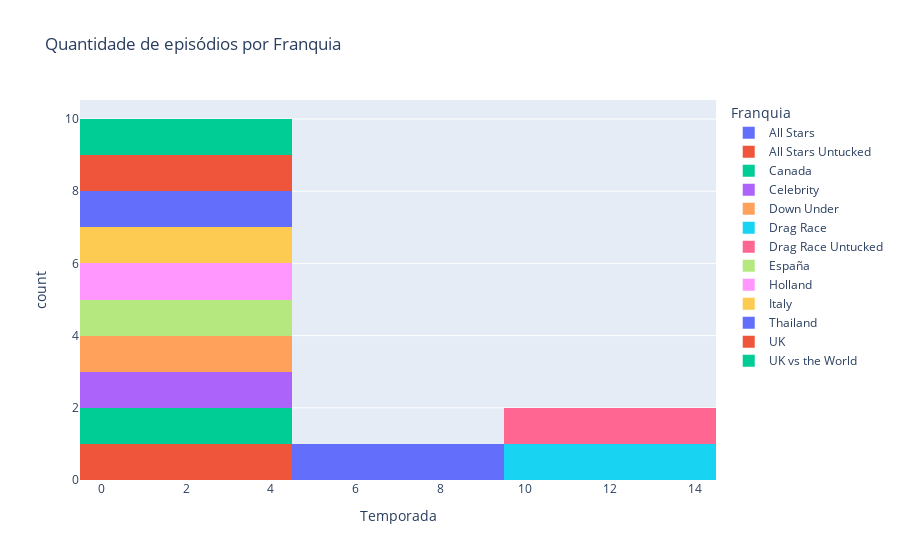

The cell this chart's notebook holds for it:
### Code cell
fig = px.histogram(df.groupby(['Franquia']).max().reset_index(), x='Temporada', color = 'Franquia', title="Quantidade de episódios por Franquia")
fig.show()

### Figure 1 — Plotly figure (JSON) as saved in the notebook; plotly's stock layout.template omitted (floating-point values rounded to 4 significant figures)
{"data": [{"alignmentgroup": "True", "bingroup": "x", "hovertemplate": "Franquia=All Stars<br>Temporada=%{x}<br>count=%{y}<extra></extra>", "legendgroup": "All Stars", "marker": {"color": "#636efa", "pattern": {"shape": ""}}, "name": "All Stars", "offsetgroup": "All Stars", "orientation": "v", "showlegend": true, "type": "histogram", "x": [6], "xaxis": "x", "yaxis": "y"}, {"alignmentgroup": "True", "bingroup": "x", "hovertemplate": "Franquia=All Stars Untucked<br>Temporada=%{x}<br>count=%{y}<extra></extra>", "legendgroup": "All Stars Untucked", "marker": {"color": "#EF553B", "pattern": {"shape": ""}}, "name": "All Stars Untucked", "offsetgroup": "All Stars Untucked", "orientation": "v", "showlegend": true, "type": "histogram", "x": [3], "xaxis": "x", "yaxis": "y"}, {"alignmentgroup": "True", "bingroup": "x", "hovertemplate": "Franquia=Canada<br>Temporada=%{x}<br>count=%{y}<extra></extra>", "legendgroup": "Canada", "marker": {"color": "#00cc96", "pattern": {"shape": ""}}, "name": "Canada", "offsetgroup": "Canada", "orientation": "v", "showlegend": true, "type": "histogram", "x": [2], "xaxis": "x", "yaxis": "y"}, {"alignmentgroup": "True", "bingroup": "x", "hovertemplate": "Franquia=Celebrity<br>Temporada=%{x}<br>count=%{y}<extra></extra>", "legendgroup": "Celebrity", "marker": {"color": "#ab63fa", "pattern": {"shape": ""}}, "name": "Celebrity", "offsetgroup": "Celebrity", "orientation": "v", "showlegend": true, "type": "histogram", "x": [1], "xaxis": "x", "yaxis": "y"}, {"alignmentgroup": "True", "bingroup": "x", "hovertemplate": "Franquia=Down Under<br>Temporada=%{x}<br>count=%{y}<extra></extra>", "legendgroup": "Down Under", "marker": {"color": "#FFA15A", "pattern": {"shape": ""}}, "name": "Down Under", "offsetgroup": "Down Under", "orientation": "v", "showlegend": true, "type": "histogram", "x": [1], "xaxis": "x", "yaxis": "y"}, {"alignmentgroup": "True", "bingroup": "x", "hovertemplate": "Franquia=Drag Race<br>Temporada=%{x}<br>count=%{y}<extra></extra>", "legendgroup": "Drag Race", "marker": {"color": "#19d3f3", "pattern": {"shape": ""}}, "name": "Drag Race", "offsetgroup": "Drag Race", "orientation": "v", "showlegend": true, "type": "histogram", "x": [14], "xaxis": "x", "yaxis": "y"}, {"alignmentgroup": "True", "bingroup": "x", "hovertemplate": "Franquia=Drag Race Untucked<br>Temporada=%{x}<br>count=%{y}<extra></extra>", "legendgroup": "Drag Race Untucked", "marker": {"color": "#FF6692", "pattern": {"shape": ""}}, "name": "Drag Race Untucked", "offsetgroup": "Drag Race Untucked", "orientation": "v", "showlegend": true, "type": "histogram", "x": [14], "xaxis": "x", "yaxis": "y"}, {"alignmentgroup": "True", "bingroup": "x", "hovertemplate": "Franquia=España<br>Temporada=%{x}<br>count=%{y}<extra></extra>", "legendgroup": "España", "marker": {"color": "#B6E880", "pattern": {"shape": ""}}, "name": "España", "offsetgroup": "España", "orientation": "v", "showlegend": true, "type": "histogram", "x": [1], "xaxis": "x", "yaxis": "y"}, {"alignmentgroup": "True", "bingroup": "x", "hovertemplate": "Franquia=Holland<br>Temporada=%{x}<br>count=%{y}<extra></extra>", "legendgroup": "Holland", "marker": {"color": "#FF97FF", "pattern": {"shape": ""}}, "name": "Holland", "offsetgroup": "Holland", "orientation": "v", "showlegend": true, "type": "histogram", "x": [2], "xaxis": "x", "yaxis": "y"}, {"alignmentgroup": "True", "bingroup": "x", "hovertemplate": "Franquia=Italy<br>Temporada=%{x}<br>count=%{y}<extra></extra>", "legendgroup": "Italy", "marker": {"color": "#FECB52", "pattern": {"shape": ""}}, "name": "Italy", "offsetgroup": "Italy", "orientation": "v", "showlegend": true, "type": "histogram", "x": [1], "xaxis": "x", "yaxis": "y"}, {"alignmentgroup": "True", "bingroup": "x", "hovertemplate": "Franquia=Thailand<br>Temporada=%{x}<br>count=%{y}<extra></extra>", "legendgroup": "Thailand", "marker": {"color": "#636efa", "pattern": {"shape": ""}}, "name": "Thailand", "offsetgroup": "Thailand", "orientation": "v", "showlegend": true, "type": "histogram", "x": [2], "xaxis": "x", "yaxis": "y"}, {"alignmentgroup": "True", "bingroup": "x", "hovertemplate": "Franquia=UK<br>Temporada=%{x}<br>count=%{y}<extra></extra>", "legendgroup": "UK", "marker": {"color": "#EF553B", "pattern": {"shape": ""}}, "name": "UK", "offsetgroup": "UK", "orientation": "v", "showlegend": true, "type": "histogram", "x": [3], "xaxis": "x", "yaxis": "y"}, {"alignmentgroup": "True", "bingroup": "x", "hovertemplate": "Franquia=UK vs the World<br>Temporada=%{x}<br>count=%{y}<extra></extra>", "legendgroup": "UK vs the World", "marker": {"color": "#00cc96", "pattern": {"shape": ""}}, "name": "UK vs the World", "offsetgroup": "UK vs the World", "orientation": "v", "showlegend": true, "type": "histogram", "x": [1], "xaxis": "x", "yaxis": "y"}], "layout": {"barmode": "relative", "legend": {"title": {"text": "Franquia"}, "tracegroupgap": 0}, "title": {"text": "Quantidade de episódios por Franquia"}, "xaxis": {"anchor": "y", "domain": [0, 1], "title": {"text": "Temporada"}}, "yaxis": {"anchor": "x", "domain": [0, 1], "title": {"text": "count"}}}}
